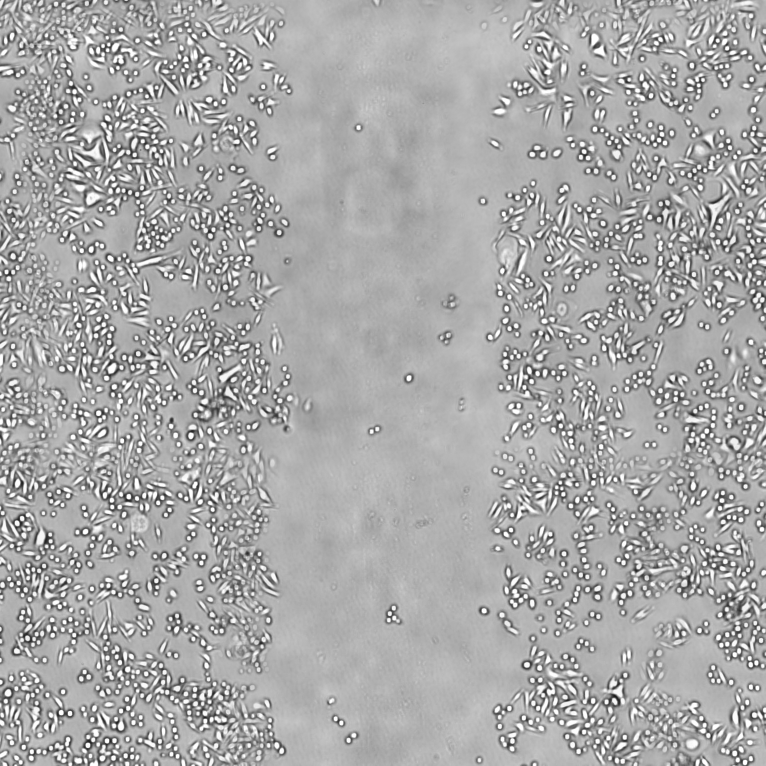
#> input picture imgs/0.jpeg, 1531 x 1531 px (shown at 1/2 size); its folder holds only this picture in this run
$ python analyseg.py
#> lines starting #> are read from the running program, lines starting #| are printed output that depends on the picture; after the words box and inside, x2 and y2 are one past the last pixel; in counts of white or black regions, pixels touching at a corner belong together
import cv2
import os
import numpy as np
from skimage.filters.rank import entropy
from skimage.morphology import disk
from skimage.filters import threshold_otsu
import matplotlib.pyplot as plt

folder_path = './imgs'
dataset = os.listdir(folder_path)
dataset = [file for file in dataset]
dataset = sorted(dataset)
print(dataset)

areas = []

for img in dataset:
    image = cv2.imread(f"{folder_path}/{img}")
#> image is the input picture: shape (1531, 1531, 3); min 19, max 255, mean 167.9
    print(f"processing image: {img}")

    scale_percent = 50
    width = int(image.shape[1] * scale_percent / 100)
    height = int(image.shape[0] * scale_percent / 100)
    dim = (width, height)

    def new_image(img):
        dimensions = img.shape
        w, h = dimensions[0], dimensions[1]
        new_img = np.ones((w, h, 3), dtype=np.uint8)
        new_img = 255 * new_img
        return new_img

    image = cv2.resize(image, dim, interpolation=cv2.INTER_AREA)
#> image: shape (765, 765, 3)
    imsize = int(image.shape[1]) * int(image.shape[0])

    base = cv2.cvtColor(image, cv2.COLOR_BGR2GRAY)
    base = cv2.GaussianBlur(base, (9, 9), 0)
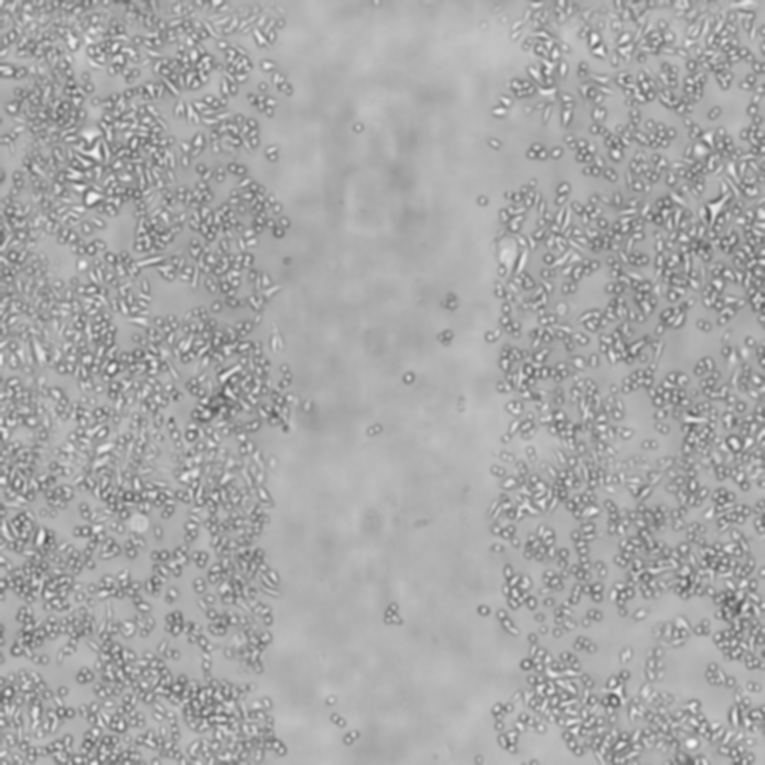
#> base: shape (765, 765); min 82, max 248, mean 167.9

    adapt_thresh = cv2.adaptiveThreshold(base, 255, cv2.ADAPTIVE_THRESH_GAUSSIAN_C, cv2.THRESH_BINARY_INV, 5, 3)
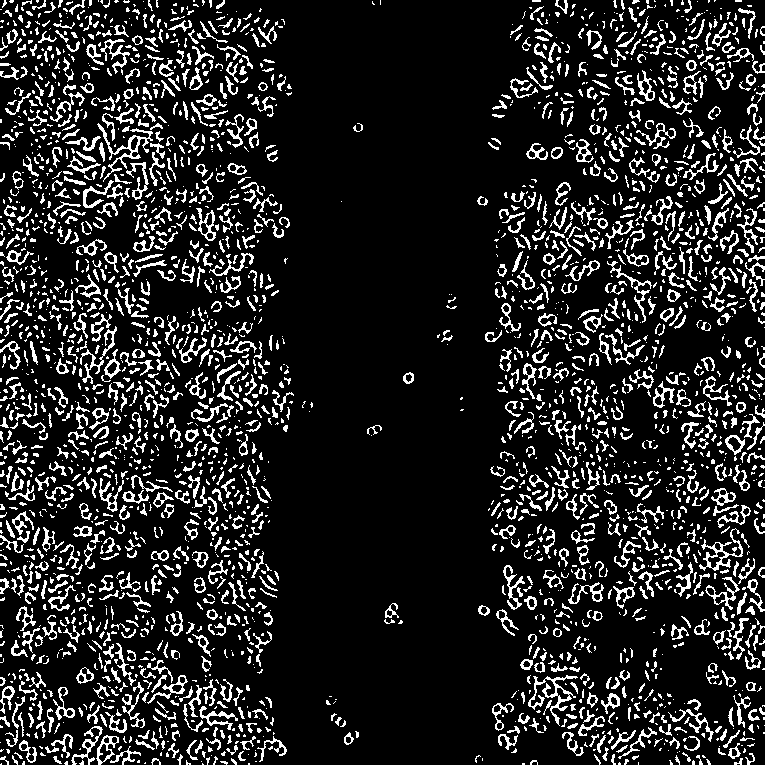
#> adapt_thresh: shape (765, 765); 14.4% white in thin lines or dots

    # Applying entropy
    entropy_trs = entropy(adapt_thresh, disk(1))
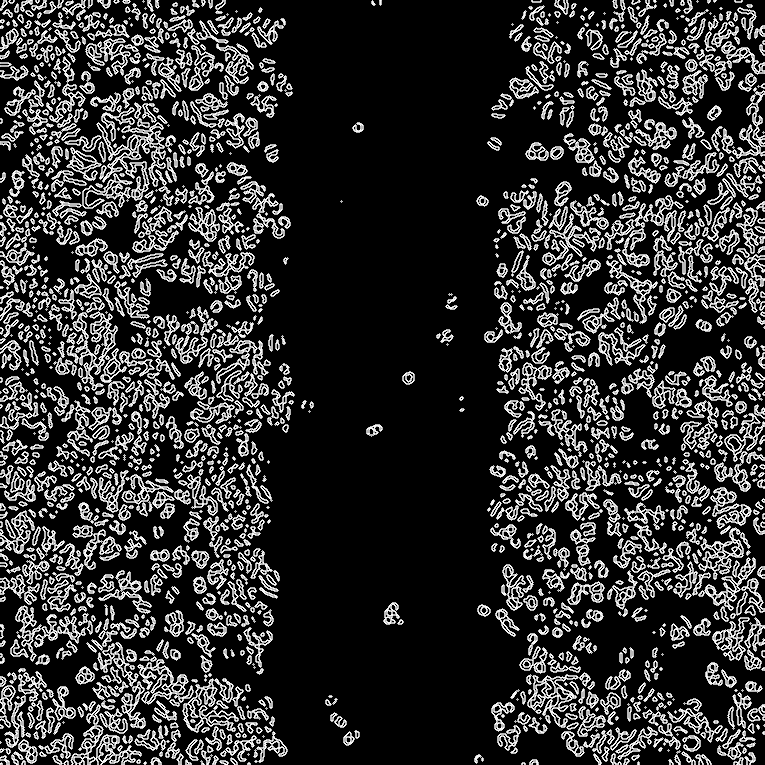
#> entropy_trs: shape (765, 765) float64; min 0, max 1, mean 0.204
    trs_value = threshold_otsu(entropy_trs)
#> trs_value = 0.00195
    entropy_img = entropy_trs <= trs_value
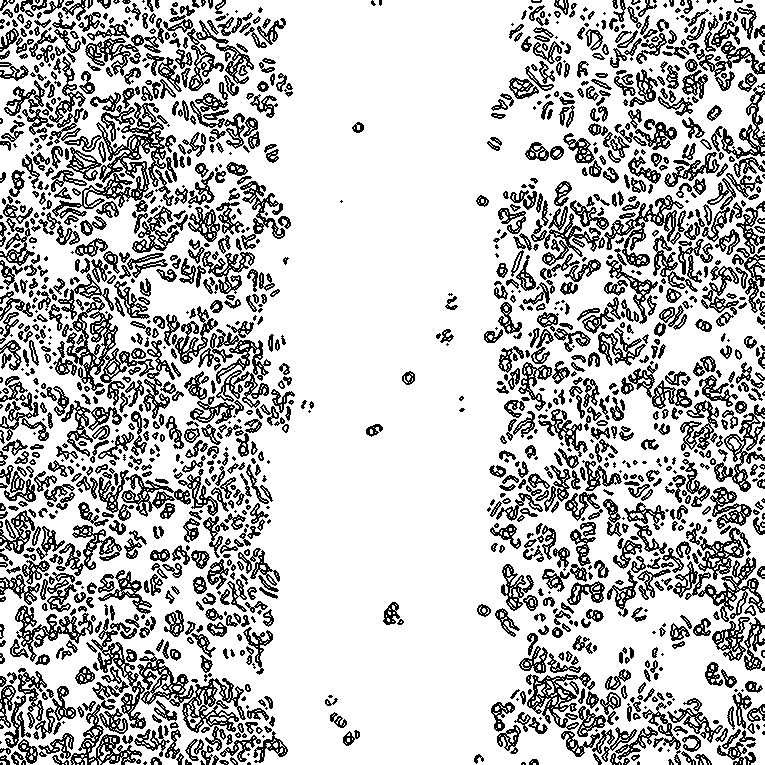
#> entropy_img: shape (765, 765) bool; 75.4% white; black in thin lines or dots

    entropy_img = entropy_img.astype(int)
#> entropy_img: shape (765, 765) int64; values 0 (black) and 1 (white), 75.4% white; black in thin lines or dots
    entropy_img = (entropy_img*255).astype(np.uint8)
#> entropy_img: shape (765, 765); 75.4% white; black in thin lines or dots

    entropy_trs2 = entropy(entropy_img, disk(1))
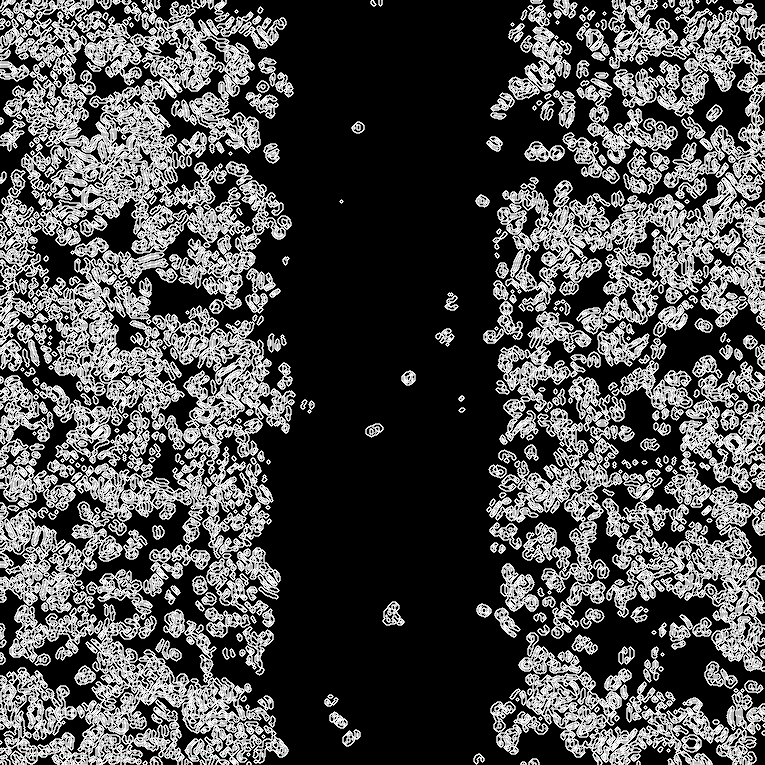
#> entropy_trs2: shape (765, 765) float64; min 0, max 1, mean 0.307
    trs_value2 = threshold_otsu(entropy_trs2)
#> trs_value2 = 0.00195
    entropy_img2 = entropy_trs2 <= trs_value2
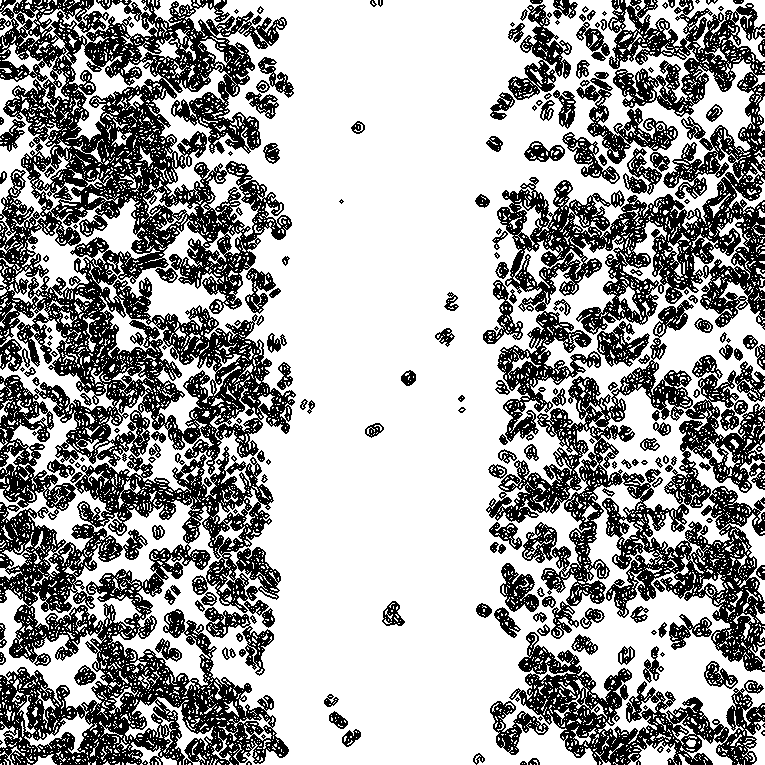
#> entropy_img2: shape (765, 765) bool; 63.4% white; 215 black regions (44 under 20 px), largest, box (x1, y1, x2, y2) and area: (0, 0, 296, 520) 67660, (0, 446, 289, 765) 39859, (497, 0, 765, 442) 34678

    entropy_img2 = entropy_img2.astype(int)
    entropy_img2 = (entropy_img2*255).astype(np.uint8)

    entropy_padded = cv2.copyMakeBorder(entropy_img2, 10, 10, 10, 10, cv2.BORDER_CONSTANT, None, 0)
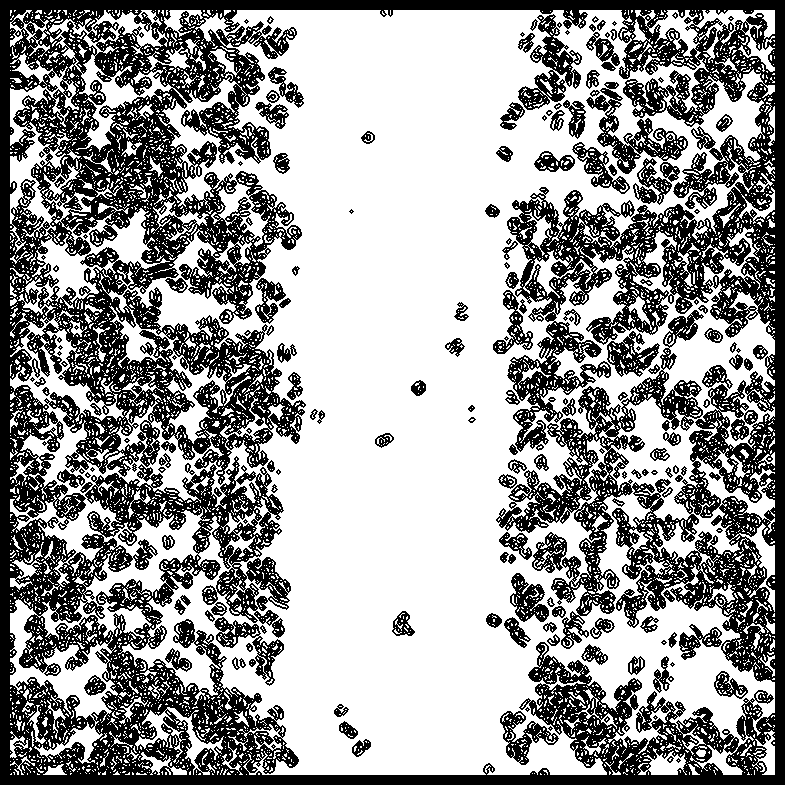
#> entropy_padded: shape (785, 785); 60.2% white; 186 black regions (39 under 20 px)

    contours, hierarchy = cv2.findContours(entropy_padded, cv2.RETR_TREE, cv2.CHAIN_APPROX_NONE)
#> contours = 9762 contours, 9313 with area under 20; largest, box (x1, y1, x2, y2) and area: (10, 10, 775, 775) 383352, (495, 369, 704, 534) 9063, (84, 455, 285, 570) 8728, (10, 53, 170, 316) 8418, (611, 497, 703, 629) 5428
    white2 = new_image(entropy_padded)
#> white2: shape (785, 785, 3); every value is 255
#> (the run stopped early here; a loop or call above may not have finished)

$ run again, on imgs/3.jpeg
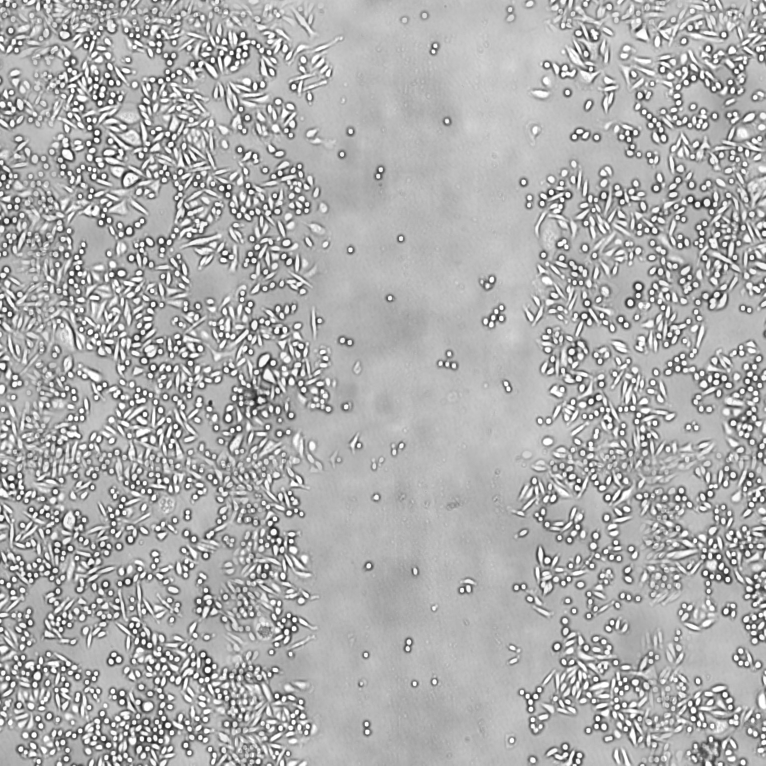
#> input picture imgs/3.jpeg, 1531 x 1531 px (shown at 1/2 size)
#> image is the input picture: shape (1531, 1531, 3); min 25, max 255, mean 173.7
#> image: shape (765, 765, 3)
#> `adapt_thresh = cv2.adaptiveThreshold(base, 255, cv2.ADAPTIVE_THRESH_GA..`:
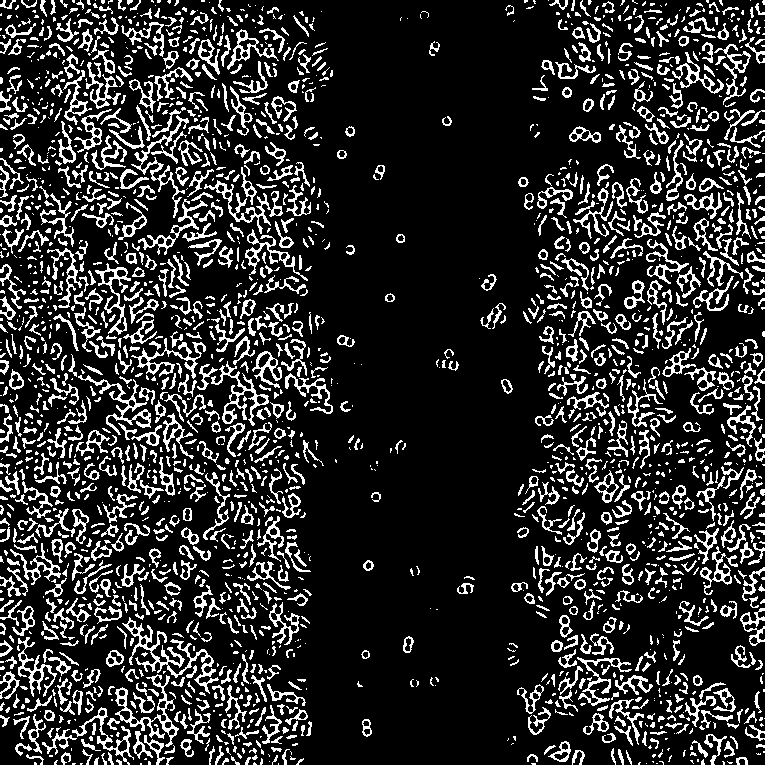
#> adapt_thresh: shape (765, 765); 17.7% white in thin lines or dots
#> trs_value = 0.00195
#> `entropy_padded = cv2.copyMakeBorder(entropy_img2, 10, 10, 10, 10, cv2...`:
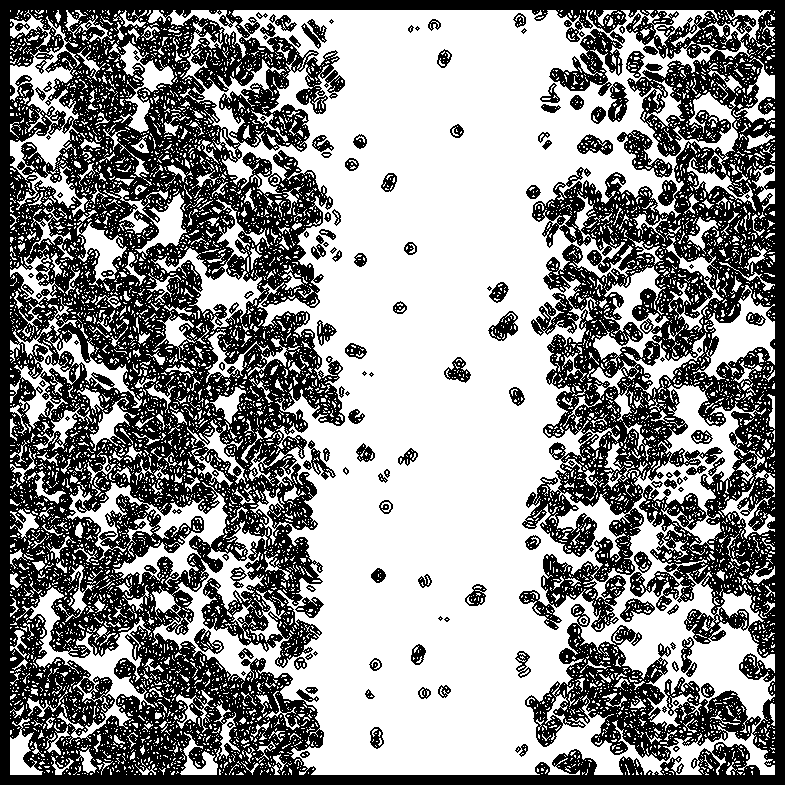
#> entropy_padded: shape (785, 785); 55% white; 141 black regions (28 under 20 px)
#> contours = 11049 contours, 10605 with area under 20; largest, box (x1, y1, x2, y2) and area: (148, 10, 775, 775) 271764, (552, 622, 762, 762) 13543, (10, 10, 88, 217) 4758, (67, 482, 228, 587) 4122, (16, 587, 155, 744) 3828
#> white2: shape (785, 785, 3); every value is 255

$ run again, on imgs/4.jpeg
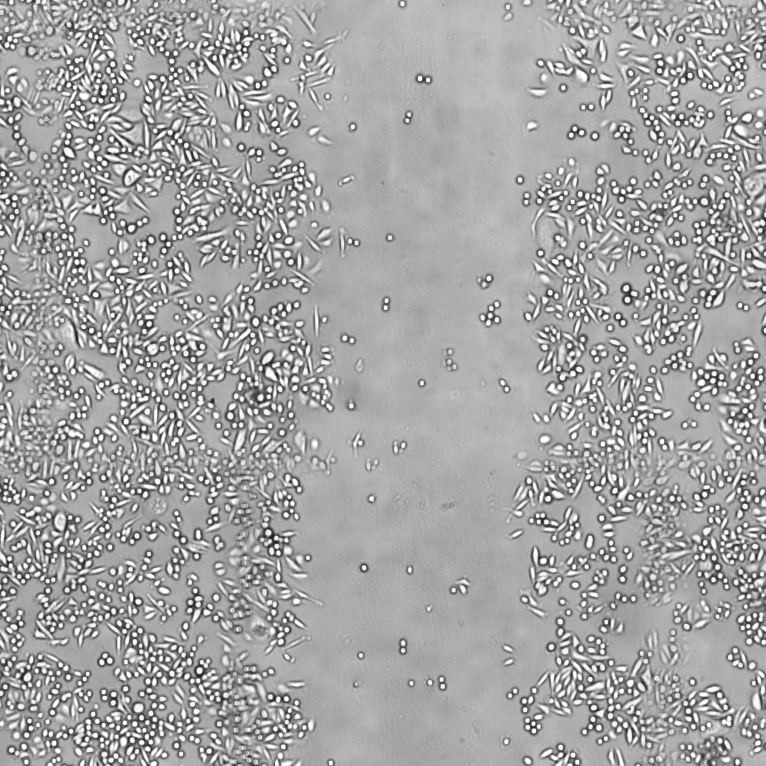
#> input picture imgs/4.jpeg, 1531 x 1531 px (shown at 1/2 size)
#> image is the input picture: shape (1531, 1531, 3); min 19, max 255, mean 163.6
#> image: shape (765, 765, 3)
#> `adapt_thresh = cv2.adaptiveThreshold(base, 255, cv2.ADAPTIVE_THRESH_GA..`:
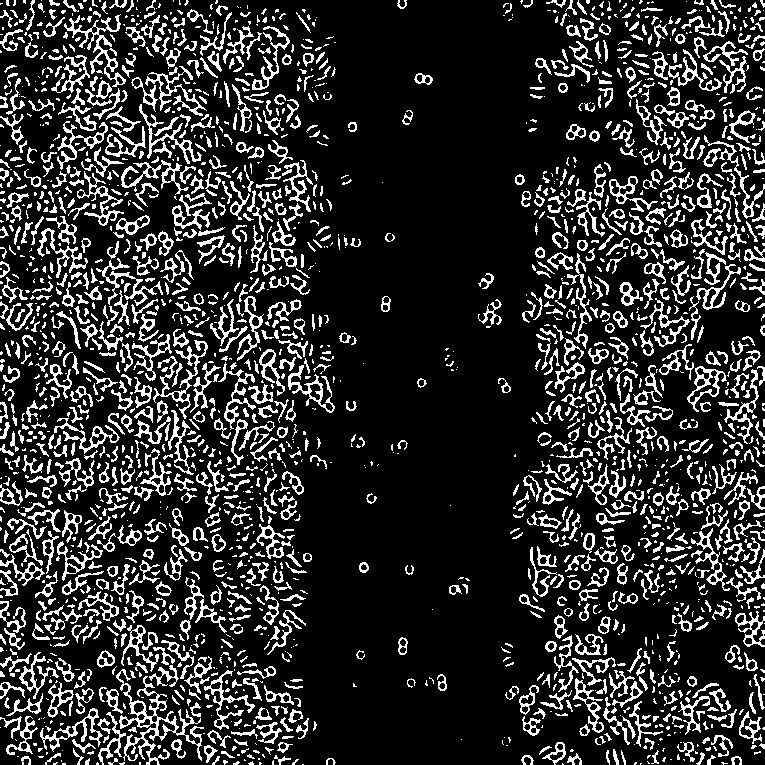
#> adapt_thresh: shape (765, 765); 18.1% white in thin lines or dots
#> trs_value = 0.00195
#> `entropy_padded = cv2.copyMakeBorder(entropy_img2, 10, 10, 10, 10, cv2...`:
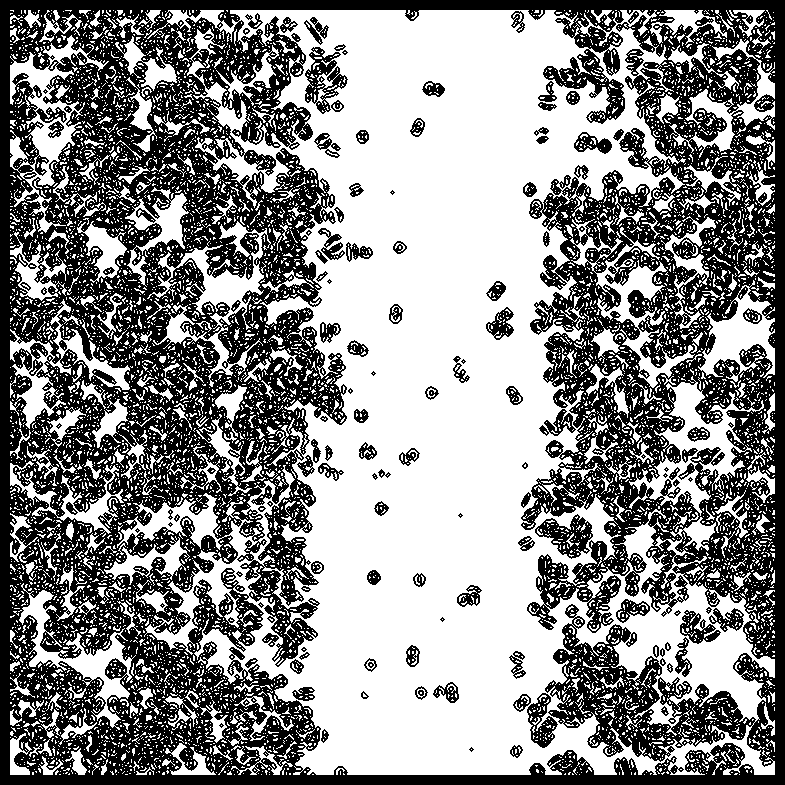
#> entropy_padded: shape (785, 785); 54.4% white; 132 black regions (24 under 20 px)
#> contours = 11272 contours, 10814 with area under 20; largest, box (x1, y1, x2, y2) and area: (117, 10, 775, 775) 256358, (544, 622, 757, 763) 13928, (629, 376, 764, 516) 5228, (10, 35, 109, 233) 4854, (147, 221, 271, 387) 3800
#> white2: shape (785, 785, 3); every value is 255
